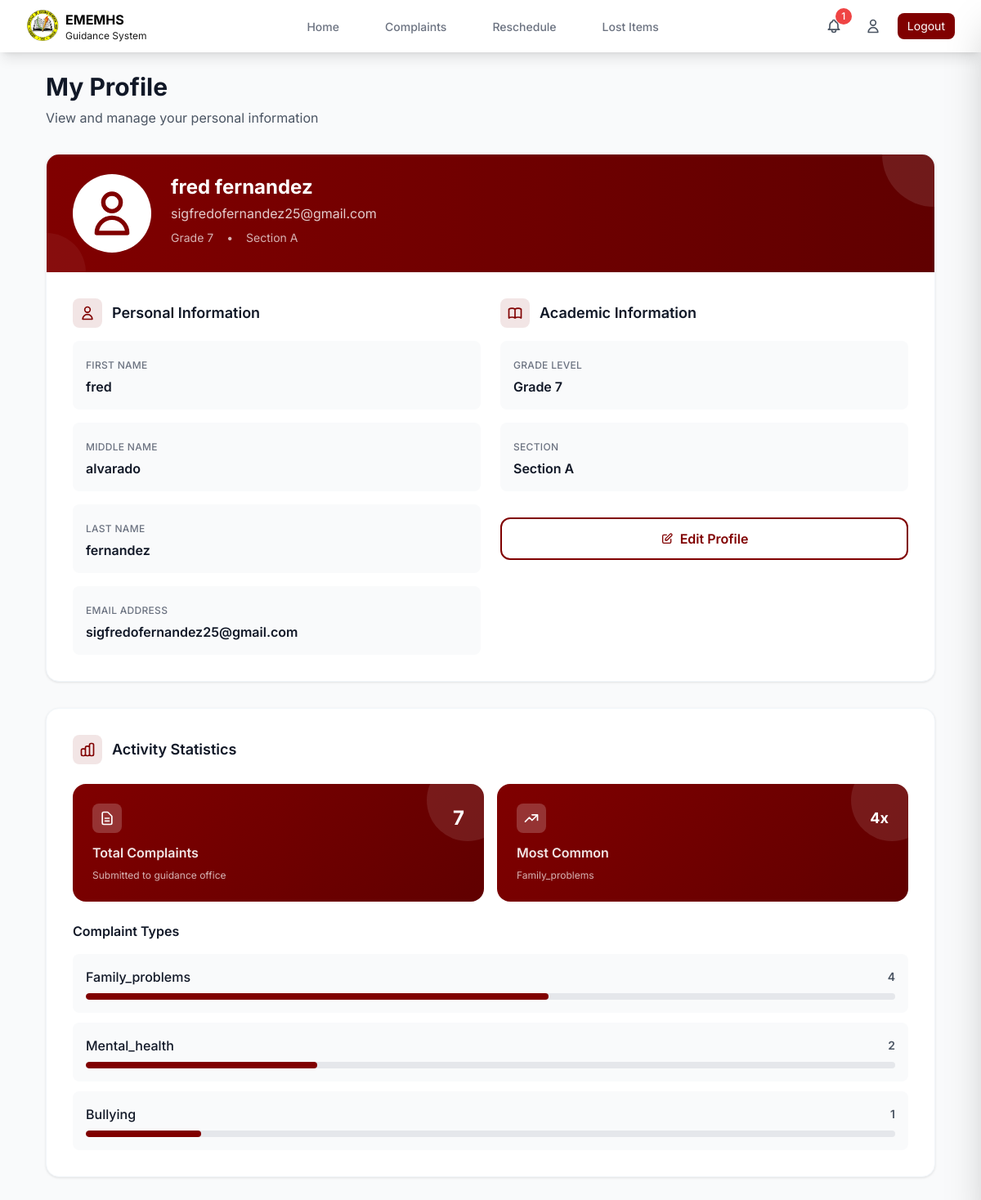
The page /pages/profile.php (signed in) on the database its author committed.
### tables this page shows
CREATE TABLE `students` (
  `id` int(11) NOT NULL,
  `user_id` int(11) DEFAULT NULL,
  `first_name` varchar(255) DEFAULT NULL,
  `middle_name` varchar(255) DEFAULT NULL,
  `last_name` varchar(255) DEFAULT NULL,
  `grade_level` varchar(255) DEFAULT NULL,
  `section` varchar(45) DEFAULT NULL,
  `email` varchar(255) DEFAULT NULL,
  `phone_number` varchar(45) DEFAULT NULL,
  `password` varchar(255) DEFAULT NULL,
  `address` varchar(255) DEFAULT NULL
);

CREATE TABLE `users` (
  `id` int(11) NOT NULL,
  `email` varchar(255) DEFAULT NULL,
  `password` varchar(255) DEFAULT NULL,
  `role` varchar(255) DEFAULT NULL,
  `contact_number` varchar(20) DEFAULT NULL
);

### pages/profile.php (the view, shortened to what this page needs)
<?php
require_once '../logic/db_connection.php';
$student_id = $_SESSION['student_id'];
$stmt = $pdo->prepare(SQL_GET_STUDENT);
$stmt->execute([$student_id]);
$studentDetails = $stmt->fetchAll(PDO::FETCH_ASSOC);
$complaintStats = [];
$mostCommonComplaint = null;
try {
    $stmt = $pdo->prepare(SQL_GET_STUDENT_COMPLAINT_STATS);
    $stmt->execute([$student_id]);
    $complaintStats = $stmt->fetchAll(PDO::FETCH_ASSOC);
    $stmt = $pdo->prepare(SQL_GET_STUDENT_MOST_COMMON_COMPLAINT);
    $stmt->execute([$student_id]);
    $mostCommonComplaint = $stmt->fetch(PDO::FETCH_ASSOC);
    $totalComplaints = array_sum(array_column($complaintStats, 'type_count'));
} catch (PDOException $e) {
    error_log("Error fetching complaint statistics: " . $e->getMessage());
    $complaintStats = [];
    $mostCommonComplaint = null;
    $totalComplaints = 0;
}
?>
<!DOCTYPE html>
<html lang="en">
<head>
    <script src="https://cdn.tailwindcss.com"></script>
</head>
<body class="bg-gray-50 font-[Inter]">
    <?php include 'navigation.php'; ?>
    <main class="px-4 py-4 sm:py-6 lg:px-8 max-w-6xl mx-auto">
        <div class="mobile-section">
            <div class="text-center sm:text-left">
                <h1 class="text-xl sm:text-2xl lg:text-3xl font-bold text-gray-900 mb-2">
                    My Profile
                </h1>
                <p class="text-sm sm:text-base text-gray-600">
                    View and manage your personal information
                </p>
            </div>
        </div>
        <?php if (!empty($studentDetails)) {
            $student = $studentDetails[0];
        ?>
            <div class="profile-card mobile-section">
                <div class="bg-gradient-to-r from-[#800000] to-[#600000] px-4 sm:px-6 lg:px-8 py-6 text-white relative overflow-hidden">
                    <div class="absolute top-0 right-0 w-32 h-32 bg-white/10 rounded-full transform translate-x-16 -translate-y-16"></div>
                    <div class="absolute bottom-0 left-0 w-24 h-24 bg-white/5 rounded-full transform -translate-x-12 translate-y-12"></div>
                    <div class="relative z-10">
                        <div class="flex flex-col sm:flex-row items-center sm:items-start space-y-4 sm:space-y-0 sm:space-x-6">
                            <div class="w-20 h-20 sm:w-24 sm:h-24 bg-white rounded-full flex items-center justify-center flex-shrink-0">
                                <svg class="h-12 w-12 sm:h-16 sm:w-16 text-[#800000]" fill="none" viewBox="0 0 24 24" stroke="currentColor">
                                    <path stroke-linecap="round" stroke-linejoin="round" stroke-width="2" d="M16 7a4 4 0 11-8 0 4 4 0 018 0zM12 14a7 7 0 00-7 7h14a7 7 0 00-7-7z"/>
                                </svg>
                            </div>
                            <div class="text-center sm:text-left flex-1">
                                <h2 class="text-xl sm:text-2xl font-bold mb-1">
                                    <?= htmlspecialchars($student['first_name']) . ' ' . htmlspecialchars($student['last_name']) ?>
                                </h2>
                                <p class="text-white/80 text-sm sm:text-base mb-2">
                                    <?= htmlspecialchars($student['email']) ?>
                                </p>
                                <div class="flex flex-col sm:flex-row items-center sm:items-start space-y-1 sm:space-y-0 sm:space-x-4 text-sm text-white/70">
                                    <span>Grade <?= htmlspecialchars($student['grade_level']) ?></span>
                                    <span class="hidden sm:inline">•</span>
                                    <span>Section <?= htmlspecialchars($student['section']) ?></span>
                                </div>
                            </div>
                        </div>
                    </div>
                </div>
                <div class="p-4 sm:p-6 lg:p-8">
                    <div class="grid grid-cols-1 lg:grid-cols-2 gap-6">
                        <div class="space-y-4">
                            <h3 class="text-lg font-semibold text-gray-900 flex items-center mb-4">
                                <div class="p-2 bg-[#800000]/10 rounded-lg mr-3">
                                    <svg class="h-5 w-5 text-[#800000]" fill="none" viewBox="0 0 24 24" stroke="currentColor">
                                        <path stroke-linecap="round" stroke-linejoin="round" stroke-width="2" d="M16 7a4 4 0 11-8 0 4 4 0 018 0zM12 14a7 7 0 00-7 7h14a7 7 0 00-7-7z"/>
                                    </svg>
                                </div>
                                Personal Information
                            </h3>
                            <div class="space-y-4">
                                <div class="bg-gray-50 p-4 rounded-lg">
                                    <label class="text-xs font-medium text-gray-500 uppercase tracking-wide">First Name</label>
                                    <p class="text-base font-semibold text-gray-900 mt-1"><?= htmlspecialchars($student['first_name']) ?></p>
                                </div>
                                <div class="bg-gray-50 p-4 rounded-lg">
                                    <label class="text-xs font-medium text-gray-500 uppercase tracking-wide">Middle Name</label>
                                    <p class="text-base font-semibold text-gray-900 mt-1"><?= htmlspecialchars($student['middle_name'] ?: 'Not specified') ?></p>
                                </div>
                                <div class="bg-gray-50 p-4 rounded-lg">
                                    <label class="text-xs font-medium text-gray-500 uppercase tracking-wide">Last Name</label>
                                    <p class="text-base font-semibold text-gray-900 mt-1"><?= htmlspecialchars($student['last_name']) ?></p>
                                </div>
                                <div class="bg-gray-50 p-4 rounded-lg">
                                    <label class="text-xs font-medium text-gray-500 uppercase tracking-wide">Email Address</label>
                                    <p class="text-base font-semibold text-gray-900 mt-1"><?= htmlspecialchars($student['email']) ?></p>
                                </div>
                            </div>
                        </div>
                        <div class="space-y-4">
                            <h3 class="text-lg font-semibold text-gray-900 flex items-center mb-4">
                                <div class="p-2 bg-[#800000]/10 rounded-lg mr-3">
                                </div>
                                Academic Information
                            </h3>
                            <div class="space-y-4">
                                <div class="bg-gray-50 p-4 rounded-lg">
                                    <label class="text-xs font-medium text-gray-500 uppercase tracking-wide">Grade Level</label>
                                    <p class="text-base font-semibold text-gray-900 mt-1">Grade <?= htmlspecialchars($student['grade_level']) ?></p>
                                </div>
                                <div class="bg-gray-50 p-4 rounded-lg">
                                    <label class="text-xs font-medium text-gray-500 uppercase tracking-wide">Section</label>
                                    <p class="text-base font-semibold text-gray-900 mt-1">Section <?= htmlspecialchars($student['section']) ?></p>
                                </div>
                                <div class="hidden sm:block pt-4">
                                    <button onclick="openEditModal()" class="btn-secondary w-full">
                                        <svg class="w-4 h-4 mr-2" fill="none" stroke="currentColor" viewBox="0 0 24 24">
                                            <path stroke-linecap="round" stroke-linejoin="round" stroke-width="2" d="M11 5H6a2 2 0 00-2 2v11a2 2 0 002 2h11a2 2 0 002-2v-5m-1.414-9.414a2 2 0 112.828 2.828L11.828 15H9v-2.828l8.586-8.586z"/>
                                        </svg>
                                        Edit Profile
                                    </button>
                                </div>
                            </div>
                        </div>
                    </div>
                </div>
            </div>
            <div class="profile-card mobile-section">
                <div class="p-4 sm:p-6 lg:p-8">
                    <h3 class="text-lg font-semibold text-gray-900 flex items-center mb-6">
                        <div class="p-2 bg-[#800000]/10 rounded-lg mr-3">
                        </div>
                        Activity Statistics
                    </h3>
                    <?php if ($totalComplaints > 0): ?>
                        <div class="grid grid-cols-1 sm:grid-cols-2 gap-4 mb-6">
                            <div class="stats-card">
                                <div class="relative z-10">
                                    <div class="flex items-center justify-between mb-3">
                                        <div class="p-2 bg-white/20 rounded-lg">
                                            <svg class="w-5 h-5" fill="none" stroke="currentColor" viewBox="0 0 24 24">
                                                <path stroke-linecap="round" stroke-linejoin="round" stroke-width="2" d="M9 12h6m-6 4h6m2 5H7a2 2 0 01-2-2V5a2 2 0 012-2h5.586a1 1 0 01.707.293l5.414 5.414a1 1 0 01.293.707V19a2 2 0 01-2 2z"/>
                                            </svg>
                                        </div>
                                        <span class="text-2xl font-bold"><?= $totalComplaints ?></span>
                                    </div>
                                    <h4 class="font-semibold text-white/90 mb-2">Total Complaints</h4>
                                    <p class="text-xs text-white/70">Submitted to guidance office</p>
                                </div>
                            </div>
                            <div class="stats-card">
                                <div class="relative z-10">
                                    <div class="flex items-center justify-between mb-3">
                                        <div class="p-2 bg-white/20 rounded-lg">
                                            <svg class="w-5 h-5" fill="none" stroke="currentColor" viewBox="0 0 24 24">
                                                <path stroke-linecap="round" stroke-linejoin="round" stroke-width="2" d="M13 7h8m0 0v8m0-8l-8 8-4-4-6 6"/>
                                            </svg>
                                        </div>
                                        <span class="text-lg font-bold">
                                            <?= $mostCommonComplaint ? $mostCommonComplaint['count'] : '0' ?>x
                                        </span>
                                    </div>
                                    <h4 class="font-semibold text-white/90 mb-2">Most Common</h4>
                                    <p class="text-xs text-white/70">
                                        <?= $mostCommonComplaint ? htmlspecialchars(ucfirst($mostCommonComplaint['type'])) : 'None yet' ?>
                                    </p>
                                </div>
                            </div>
                        </div>
                        <?php if (!empty($complaintStats)): ?>
                            <div>
                                <h4 class="text-base font-semibold text-gray-900 mb-4">Complaint Types</h4>
                                <div class="space-y-3">
                                    <?php foreach ($complaintStats as $stat): ?>
                                        <div class="bg-gray-50 p-4 rounded-lg">
                                            <div class="flex items-center justify-between mb-2">
                                                <span class="font-medium text-gray-900">
                                                    <?= htmlspecialchars(ucfirst($stat['type'])) ?>
                                                </span>
                                                <span class="text-sm font-semibold text-gray-600">
                                                    <?= $stat['type_count'] ?>
                                                </span>
                                            </div>
                                            <div class="progress-bar bg-gray-200">
                                                <div class="progress-fill bg-[#800000]"
                                                     style="width: <?= ($stat['type_count'] / $totalComplaints) * 100 ?>%">
                                                </div>
                                            </div>
                                        </div>
                                    <?php endforeach; ?>
                                </div>
                            </div>
                        <?php endif; ?>
                    <?php endif; ?>
                </div>
            </div>
        <?php } ?>
    </main>
</body>
</html>

### pages/profile.php (style rules this page uses)
body { font-family: 'Inter', sans-serif; background-color: #f8fafc; }
.profile-card { background: white; border-radius: 1rem; box-shadow: 0 1px 3px 0 rgba(0, 0, 0, 0.1); border: 1px solid #f1f5f9; overflow: hidden; }
.stats-card { background: linear-gradient(135deg, #800000 0%, #600000 100%); border-radius: 1rem; padding: 1.5rem; color: white; position: relative; overflow: hidden; }
.stats-card::before { content: ''; position: absolute; top: 0; right: 0; width: 100px; height: 100px; background: rgba(255, 255, 255, 0.1); border-radius: 50%; transform: translate(30px, -30px); }
.btn-secondary { background: white; color: #800000; border: 2px solid #800000; padding: 0.75rem 1.5rem; border-radius: 0.75rem; font-weight: 600; transition: all 0.2s ease; min-height: 44px; display: flex; align-items: center; justify-content: center; }
.mobile-section { margin-bottom: 1.5rem; }
@media (min-width: 768px) { .mobile-section { margin-bottom: 2rem; } }
.progress-bar { height: 0.5rem; background: rgba(255, 255, 255, 0.2); border-radius: 0.25rem; overflow: hidden; }
.progress-fill { height: 100%; background: white; border-radius: 0.25rem; transition: width 0.3s ease; }

### rows shown on the page
students: first_name "fred", last_name "fernandez", user.email "sigfredofernandez25@gmail.com", grade_level "7", section "A", middle_name "alvarado"

### other values the page prints
$unread_count "1"
$totalComplaints "7"
$mostCommonComplaint['count'] "4"
$mostCommonComplaint['type'] "Family_problems"
$stat['type'] "Family_problems"
$stat['type_count'] "4"
$stat['type'] "Mental_health"
$stat['type_count'] "2"
$stat['type'] "Bullying"
$stat['type_count'] "1"
